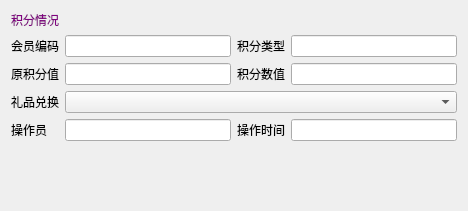
<?xml version="1.0" encoding="UTF-8"?>
<ui version="4.0">
 <class>w_m_member_point_recharge_liping_change_Dialog</class>
 <widget class="QDialog" name="w_m_member_point_recharge_liping_change_Dialog">
  <property name="geometry">
   <rect>
    <x>0</x>
    <y>0</y>
    <width>468</width>
    <height>211</height>
   </rect>
  </property>
  <property name="windowTitle">
   <string>Dialog</string>
  </property>
  <layout class="QVBoxLayout" name="verticalLayout">
   <item>
    <layout class="QGridLayout" name="gridLayout">
     <item row="0" column="0" colspan="4">
      <widget class="QLabel" name="label">
       <property name="styleSheet">
        <string notr="true">color:purple;</string>
       </property>
       <property name="text">
        <string>积分情况</string>
       </property>
      </widget>
     </item>
     <item row="1" column="0">
      <widget class="QLabel" name="label_2">
       <property name="text">
        <string>会员编码</string>
       </property>
      </widget>
     </item>
     <item row="1" column="1">
      <widget class="QLineEdit" name="lineEdit_vch_memberno"/>
     </item>
     <item row="1" column="2">
      <widget class="QLabel" name="label_3">
       <property name="text">
        <string>积分类型</string>
       </property>
      </widget>
     </item>
     <item row="1" column="3">
      <widget class="QLineEdit" name="lineEdit_ch_type"/>
     </item>
     <item row="2" column="0">
      <widget class="QLabel" name="label_5">
       <property name="text">
        <string>原积分值</string>
       </property>
      </widget>
     </item>
     <item row="2" column="1">
      <widget class="QLineEdit" name="lineEdit_num_point_org"/>
     </item>
     <item row="2" column="2">
      <widget class="QLabel" name="label_4">
       <property name="text">
        <string>积分数值</string>
       </property>
      </widget>
     </item>
     <item row="2" column="3">
      <widget class="QLineEdit" name="lineEdit_num_point"/>
     </item>
     <item row="3" column="0">
      <widget class="QLabel" name="label_6">
       <property name="text">
        <string>礼品兑换</string>
       </property>
      </widget>
     </item>
     <item row="4" column="0">
      <widget class="QLabel" name="label_7">
       <property name="text">
        <string>操作员</string>
       </property>
      </widget>
     </item>
     <item row="4" column="1">
      <widget class="QLineEdit" name="lineEdit_vch_operid"/>
     </item>
     <item row="4" column="2">
      <widget class="QLabel" name="label_8">
       <property name="text">
        <string>操作时间</string>
       </property>
      </widget>
     </item>
     <item row="4" column="3">
      <widget class="QLineEdit" name="lineEdit_dt_operdate"/>
     </item>
     <item row="3" column="1" colspan="3">
      <widget class="lds_ComboBox" name="comboBox_vch_gift_name"/>
     </item>
    </layout>
   </item>
   <item>
    <widget class="lds_toolbar" name="widget" native="true"/>
   </item>
  </layout>
 </widget>
 <customwidgets>
  <customwidget>
   <class>lds_toolbar</class>
   <extends>QFrame</extends>
   <header>lds_toolbar.h</header>
   <container>1</container>
  </customwidget>
  <customwidget>
   <class>lds_ComboBox</class>
   <extends>QComboBox</extends>
   <header>lds_combobox.h</header>
  </customwidget>
 </customwidgets>
 <resources/>
 <connections/>
</ui>
